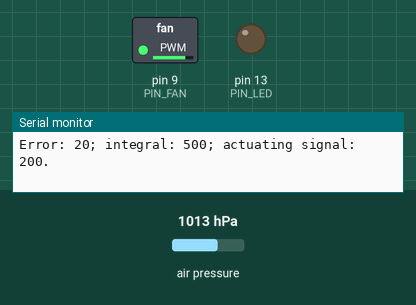
A sketch run on a simulated Arduino Uno, built with avr-gcc and run on an emulated ATmega328P. Parts: switched loads named in the sketch (green lamp = pin HIGH), output pins drawn as LEDs (lit = HIGH), the last lines printed to the serial monitor. The inputs (shaded band) are chosen by the test bench; at power-on: air pressure 1013 hPa.

Above: at 3.28 s.
3.3 s: air pressure set to 1025 hPa
At 4.5 s:
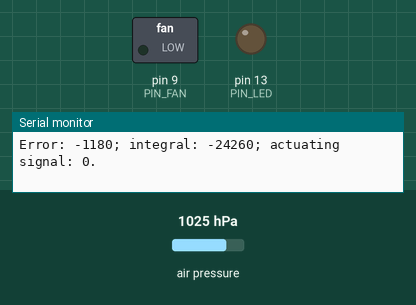
4.8 s: air pressure set to 1011 hPa
7.8 s: air pressure set to 1009 hPa
At 8.95 s:
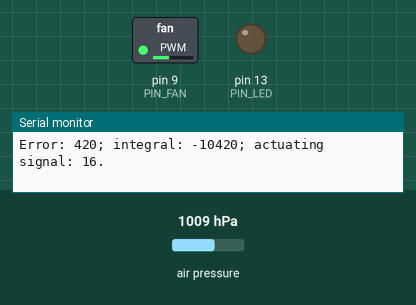
Timing chart, 0 to 10.8 s (numbered marks = the images above; inputs shaded):
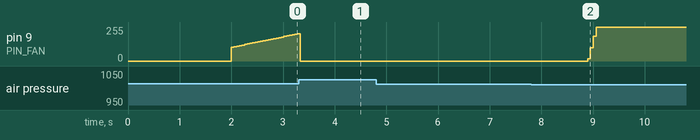

Measured:
- the behaviour switches between 1010 and 1009 hPa on air pressure (found by bisection; images 1 and 2)

The sketch:

fan-controller.ino
```cpp
/**
 * PWM modulation of a computer fan.
 *
 * Connected to pin 9.
 *
 * https://docs.arduino.cc/learn/microcontrollers/analog-output/
 *
 * ABPDRRV600MGAA5 Honeywell Pressure Sensor
 * |  || ||    |||
 * |  || ||    ||\- 5: 5 V DC supply.
 * |  || ||    |\- A: 10% to 90% of Vsupply (analogue), no temperature output, no sleep mode.
 * |  || ||    \- A: Analogue.
 * |  || |\- 600MG: Gauge: 0 bar to 600 mbar.
 * |  || \- V: Liquid media, silicone gel, diagnostics on.
 * |  |\- RR: Dual radial barbed ports, same side.
 * |  \- D: Dual Inline Pin (DIP)
 * \- ABP: Amplified Basic
 */
#include <Adafruit_BMP085.h>

#define PIN_LED 13
#define PIN_FAN 9
#define PIN_PRESSURE A0

#define HONEYWELL_PRESSURE_MAX 600
#define PRESSURE_DIFFERENCE 20

Adafruit_BMP085 bmp;
int32_t init_pressure = 0;
int32_t set_pressure = 0;
int32_t pressure = 0;
int32_t error = 0;
int32_t integral = 0;
int32_t actuating_signal = 0;

#define K_P 5
#define K_I 0.2

void setup()
{
  pinMode(PIN_LED, OUTPUT);
  pinMode(PIN_FAN, OUTPUT);
  pinMode(PIN_PRESSURE, INPUT);

  Serial.begin(9600);

  if (!bmp.begin()) {
    Serial.println("Could not find a valid BMP180 sensor, check wiring!");
    while (1) {}
  }

  // Read atmosphere.
  delay(2000);
  analogWrite(PIN_FAN, 0);
  init_pressure = bmp.readPressure();
  set_pressure = init_pressure + PRESSURE_DIFFERENCE;
}

void loop()
{
  pressure = bmp.readPressure();

  error = set_pressure - pressure;
  integral += error;
  if (integral > 1500) {
    integral = 1500;
  }

  actuating_signal = K_P*error + K_I*integral;
  if (actuating_signal > 255) {
    actuating_signal = 255;
  }
  if (actuating_signal < 0) {
    actuating_signal = 0;
  }

  analogWrite(PIN_FAN, actuating_signal);
  Serial.print("Error: ");
  Serial.print(error);
  Serial.print("; integral: ");
  Serial.print(integral);
  Serial.print("; actuating signal: ");
  Serial.print(actuating_signal);
  Serial.println(".");

  delay(50);
}


  /*
   * This is for the Honeywell.
  // From 0-1023.
  digitalWrite(PIN_LED, HIGH);
  analogWrite(PIN_FAN, 255);
  digitalWrite(PIN_LED, LOW);
  delay(2000);

  int p_digital = analogRead(PIN_PRESSURE);
  // Convert to pressure.
  // 600MG
  //Serial.println(p_digital);
  float p_mbar = (p_digital - 104.3) * (HONEYWELL_PRESSURE_MAX / 0.8 / 1023);
  Serial.println(p_mbar);
  */
```
